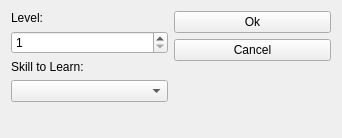
<?xml version="1.0" encoding="UTF-8"?>
<ui version="4.0">
 <class>SkillLearning</class>
 <widget class="QWidget" name="SkillLearning">
  <property name="windowModality">
   <enum>Qt::ApplicationModal</enum>
  </property>
  <property name="geometry">
   <rect>
    <x>0</x>
    <y>0</y>
    <width>342</width>
    <height>138</height>
   </rect>
  </property>
  <property name="windowTitle">
   <string>Learning</string>
  </property>
  <layout class="QGridLayout" name="gridLayout_2">
   <item row="0" column="0">
    <layout class="QGridLayout" name="gridLayout">
     <item row="0" column="0">
      <widget class="QLabel" name="label">
       <property name="text">
        <string>Level:</string>
       </property>
      </widget>
     </item>
     <item row="3" column="0">
      <widget class="QComboBox" name="combo_skill"/>
     </item>
     <item row="1" column="0">
      <widget class="QSpinBox" name="spin_level">
       <property name="minimum">
        <number>1</number>
       </property>
      </widget>
     </item>
     <item row="2" column="0">
      <widget class="QLabel" name="label_2">
       <property name="text">
        <string>Skill to Learn:</string>
       </property>
      </widget>
     </item>
     <item row="4" column="0">
      <spacer name="verticalSpacer_2">
       <property name="orientation">
        <enum>Qt::Vertical</enum>
       </property>
       <property name="sizeHint" stdset="0">
        <size>
         <width>20</width>
         <height>40</height>
        </size>
       </property>
      </spacer>
     </item>
    </layout>
   </item>
   <item row="0" column="1">
    <layout class="QVBoxLayout" name="verticalLayout">
     <item>
      <widget class="QPushButton" name="button_ok">
       <property name="text">
        <string>Ok</string>
       </property>
      </widget>
     </item>
     <item>
      <widget class="QPushButton" name="button_cancel">
       <property name="text">
        <string>Cancel</string>
       </property>
      </widget>
     </item>
     <item>
      <spacer name="verticalSpacer">
       <property name="orientation">
        <enum>Qt::Vertical</enum>
       </property>
       <property name="sizeHint" stdset="0">
        <size>
         <width>20</width>
         <height>40</height>
        </size>
       </property>
      </spacer>
     </item>
    </layout>
   </item>
  </layout>
 </widget>
 <tabstops>
  <tabstop>spin_level</tabstop>
  <tabstop>combo_skill</tabstop>
  <tabstop>button_ok</tabstop>
  <tabstop>button_cancel</tabstop>
 </tabstops>
 <resources/>
 <connections/>
</ui>
